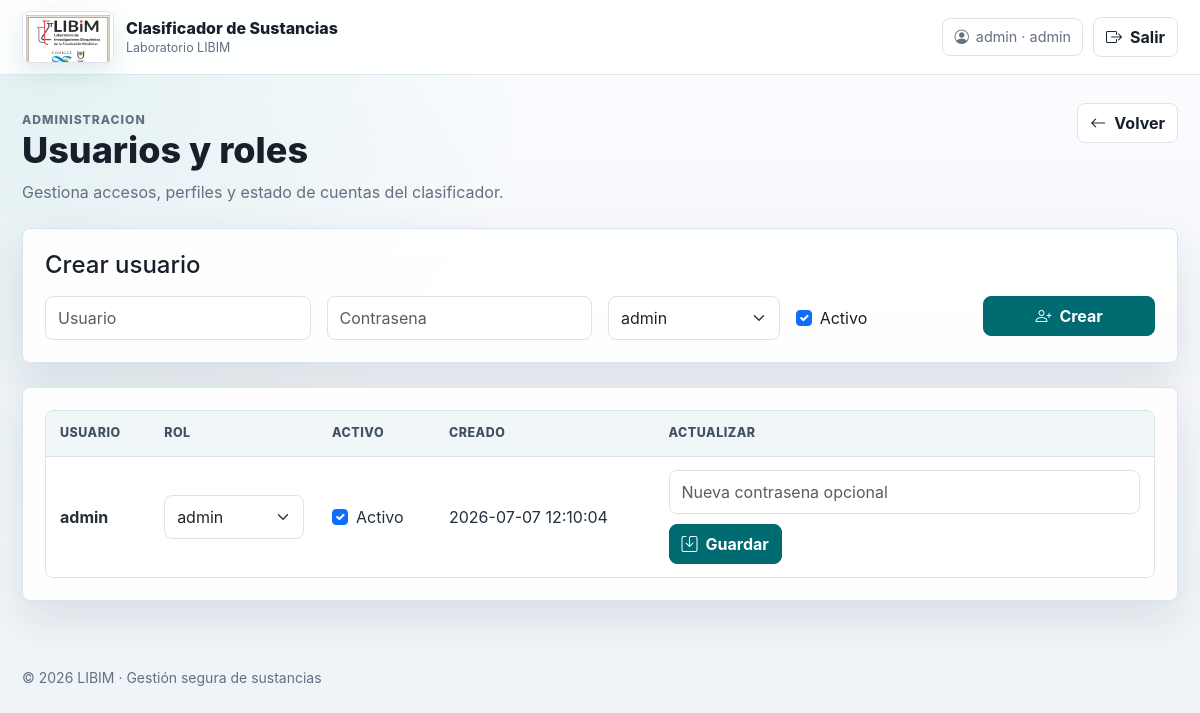
/usuarios (signed in), run on the app's committed database.
### tables this page shows
CREATE TABLE usuarios (
                id INTEGER PRIMARY KEY AUTOINCREMENT,
                usuario TEXT UNIQUE NOT NULL,
                password_hash TEXT NOT NULL,
                rol TEXT NOT NULL DEFAULT 'consulta',
                activo INTEGER NOT NULL DEFAULT 0,
                creado_en TEXT NOT NULL
            );

### app.py (the view, shortened to what this page needs)
@app.route('/usuarios', methods=['GET', 'POST'])
@roles_required("admin")
def usuarios():
    with conectar_db() as conn:
        lista_usuarios = conn.execute("SELECT * FROM usuarios ORDER BY usuario ASC").fetchall()
    return render_template('usuarios.html', usuarios=lista_usuarios, roles=ROLES)

### app.py (called while the page is built)
def conectar_db():
    ruta_local = os.path.join(os.path.dirname(__file__), "sustancias.db")
    ruta_render = "/var/data/sustancias.db"
    ruta_db = ruta_render if os.path.isdir("/var/data") and os.access("/var/data", os.W_OK) else ruta_local
    conn = sqlite3.connect(ruta_db)
    conn.row_factory = sqlite3.Row
    return conn

def roles_required(*roles):
    def decorator(func):
        @wraps(func)
        def wrapper(*args, **kwargs):
            if "usuario_id" not in session:
                return redirect(url_for("login", siguiente=request.path))
            if session.get("rol") not in roles:
                flash("No tenes permiso para realizar esa accion.")
                return redirect(url_for("index"))
            return func(*args, **kwargs)
        return wrapper
    return decorator

@app.context_processor
def contexto_usuario():
    return {
        "usuario_nombre": session.get("usuario"),
        "usuario_rol": session.get("rol")
    }

### templates/usuarios.html (shortened to what this page needs)
{% extends 'base.html' %}
{% block content %}
<section class="page-heading">
    <div>
        <p class="eyebrow">Administracion</p>
        <h1>Usuarios y roles</h1>
        <p>Gestiona accesos, perfiles y estado de cuentas del clasificador.</p>
    </div>
    <div class="toolbar">
        <a class="btn btn-ghost" href="{{ url_for('index') }}"><i class="bi bi-arrow-left"></i> Volver</a>
    </div>
</section>
<section class="panel mb-4">
    <div class="panel-body">
        <h2 class="h4 mb-3">Crear usuario</h2>
        <form class="row g-3" method="POST">
            <div class="col-md-3">
                <input class="form-control" name="usuario" type="text" placeholder="Usuario" required>
            </div>
            <div class="col-md-3">
                <input class="form-control" name="password" type="password" placeholder="Contrasena" required>
            </div>
            <div class="col-md-2">
                <select class="form-select" name="rol">
                    {% for rol in roles %}
                        <option value="{{ rol }}">{{ rol }}</option>
                    {% endfor %}
                </select>
            </div>
            <div class="col-md-2 d-flex align-items-center">
                <label class="form-check mb-0">
                    <input class="form-check-input" name="activo" type="checkbox" checked>
                    <span class="form-check-label">Activo</span>
                </label>
            </div>
            <div class="col-md-2">
                <button class="btn btn-primary w-100" type="submit"><i class="bi bi-person-plus"></i> Crear</button>
            </div>
        </form>
    </div>
</section>
<section class="panel">
    <div class="panel-body">
        <div class="table-wrap">
            <table class="app-table">
                <thead>
                    <tr>
                        <th>Usuario</th>
                        <th>Rol</th>
                        <th>Activo</th>
                        <th>Creado</th>
                        <th>Actualizar</th>
                    </tr>
                </thead>
                <tbody>
                    {% for u in usuarios %}
                    <tr>
                        <td>
                            <strong>{{ u.usuario }}</strong>
                        </td>
                        <td>
                            <select class="form-select" name="rol" form="usuario-{{ u.id }}" aria-label="Rol de {{ u.usuario }}">
                                {% for rol in roles %}
                                    <option value="{{ rol }}" {% if u.rol == rol %}selected{% endif %}>{{ rol }}</option>
                                {% endfor %}
                            </select>
                        </td>
                        <td>
                            <label class="form-check mb-0">
                                <input class="form-check-input" name="activo" form="usuario-{{ u.id }}" type="checkbox" {% if u.activo %}checked{% endif %}>
                                <span class="form-check-label">Activo</span>
                            </label>
                        </td>
                        <td>{{ u.creado_en }}</td>
                        <td>
                            <div class="inline-form">
                                <input class="form-control" name="password" form="usuario-{{ u.id }}" type="password" placeholder="Nueva contrasena opcional">
                                <button class="btn btn-primary" form="usuario-{{ u.id }}" type="submit"><i class="bi bi-save"></i> Guardar</button>
                            </div>
                        </td>
                    </tr>
                    {% endfor %}
                </tbody>
            </table>
        </div>
    </div>
</section>
{% endblock %}

### static/css/app.css (style rules this page uses)
:root { --page: #f5f7fb; --surface: #ffffff; --surface-soft: #eef4f7; --ink: #17202a; --muted: #637083; --line: #dbe4ea; --brand: #006a71; --brand-dark: #044b52; --accent: #2f9e8f; --warning: #d97706; --danger: #c2413a; --shadow: 0 18px 45px rgba(22, 45, 64, 0.11); }
* { box-sizing: border-box; }
body { min-height: 100vh; margin: 0; background: radial-gradient(circle at top left, rgba(47, 158, 143, 0.12), transparent 34rem), linear-gradient(180deg, #fbfdff 0%, var(--page) 42%, #eef3f7 100%); color: var(--ink); font-family: Inter, "Segoe UI", Roboto, Arial, sans-serif; }
a { color: var(--brand); }
.page-heading { display: flex; align-items: flex-start; justify-content: space-between; gap: 18px; margin-bottom: 24px; }
.eyebrow { margin: 0 0 6px; color: var(--brand); font-size: 0.76rem; font-weight: 800; letter-spacing: 0.08em; text-transform: uppercase; }
h1, h2, h3 { letter-spacing: 0; }
.page-heading h1 { margin: 0; font-size: clamp(1.8rem, 3vw, 2.65rem); font-weight: 850; }
.page-heading p { max-width: 680px; margin: 8px 0 0; color: var(--muted); }
.panel { border: 1px solid var(--line); border-radius: 8px; background: rgba(255, 255, 255, 0.94); box-shadow: var(--shadow); }
.panel-body { padding: 22px; }
.toolbar { display: flex; flex-wrap: wrap; align-items: center; gap: 10px; margin-bottom: 18px; }
.form-control, .form-select { min-height: 44px; border-color: var(--line); border-radius: 8px; }
.btn { display: inline-flex; align-items: center; justify-content: center; gap: 8px; min-height: 40px; border-radius: 8px; font-weight: 750; white-space: nowrap; }
.btn-primary, .btn-success { border-color: var(--brand); background: var(--brand); }
.btn-ghost, .btn-secondary { border: 1px solid var(--line); background: #fff; color: var(--ink); }
.table-wrap { overflow-x: auto; border: 1px solid var(--line); border-radius: 8px; background: #fff; }
.app-table { width: 100%; margin: 0; border-collapse: separate; border-spacing: 0; }
.app-table th { padding: 13px 14px; background: #f1f6f8; color: #415062; font-size: 0.78rem; font-weight: 850; letter-spacing: 0.04em; text-transform: uppercase; }
.app-table td { padding: 13px 14px; border-top: 1px solid var(--line); color: #23303c; vertical-align: middle; }
.inline-form { display: flex; flex-wrap: wrap; align-items: center; gap: 10px; }

### data on the page
usuarios: usuario "admin", rol "admin", activo "☑", creado_en "2026-07-07 12:10:04"

### other printed values
{{ session.get('usuario') }} "admin"
{{ session.get('rol') }} "admin"
form field rol "admin"
